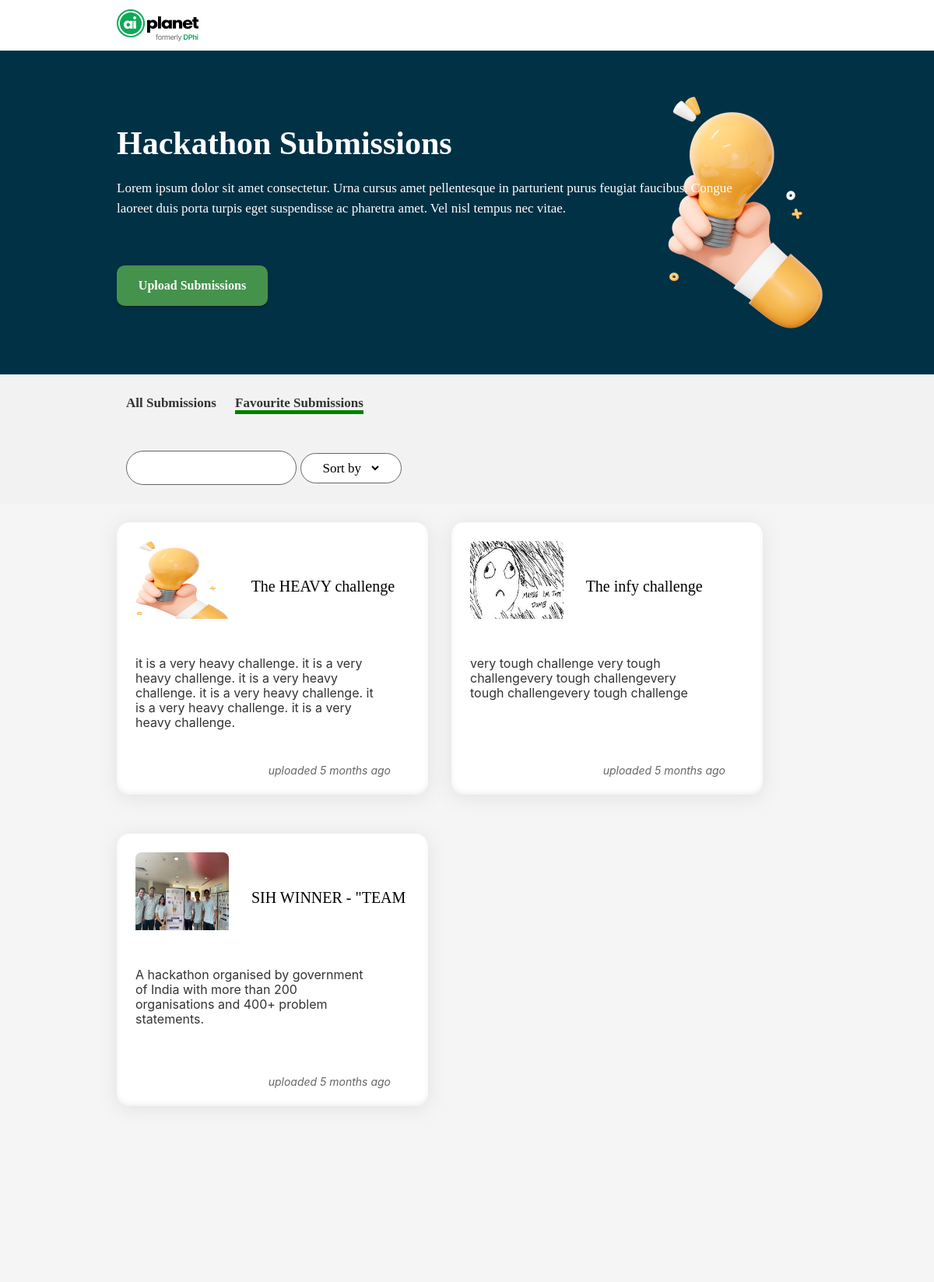
/favourite/, run on the app's committed database.
### home/models.py (models this page shows, shortened)
class submission(models.Model):
    id = models.AutoField('id',primary_key=True)
    flag=models.BooleanField('flag')
    pub_date = models.DateTimeField(auto_now_add= True)
    last_edited= models.DateTimeField(auto_now= True)
    Title=models.CharField('title',blank=False,max_length=200)
    Summary=models.CharField('summary',blank=True,max_length=500)
    Description=models.TextField('summary',blank=True)
    Hackathon_name=models.CharField('hackathonname',blank=False,max_length=200)
    Hackathon_startdate=models.DateField('hackathonstartdate',blank=False)
    Hackathon_enddate=models.DateField('hackathonenddate',blank=False)
    Github=models.URLField('github')
    Other=models.URLField('others',blank=True)
    image=models.ImageField(upload_to="", default=None)
    def whenpublished(self):
       now = timezone.now()
       diff= now - self.pub_date
       if diff.days == 0 and diff.seconds >= 0 and diff.seconds < 60:
           seconds= diff.seconds
           if seconds == 1:
               return "uploaded " + str(seconds) +  "second ago"
           else:
               return "uploaded " + str(seconds) + " seconds ago"
       if diff.days == 0 and diff.seconds >= 60 and diff.seconds < 3600:
           minutes= math.floor(diff.seconds/60)
           if minutes == 1:
               return "uploaded " + str(minutes) + " minute ago"
           else:
               return "uploaded " + str(minutes) + " minutes ago"
       if diff.days == 0 and diff.seconds >= 3600 and diff.seconds < 86400:
           hours= math.floor(diff.seconds/3600)
           if hours == 1:
               return "uploaded " + str(hours) + " hour ago"
           else:
               return "uploaded " + str(hours) + " hours ago"
       if diff.days >= 1 and diff.days < 30:
           days= diff.days
           if days == 1:
               return "uploaded " + str(days) + " day ago"
           else:
               return "uploaded " + str(days) + " days ago"
       if diff.days >= 30 and diff.days < 365:
           months= math.floor(diff.days/30)
           if months == 1:
               return "uploaded " + str(months) + " month ago"
           else:
               return "uploaded " + str(months) + " months ago"

### home/views.py (the view)
# urls.py: path('favourite/', views.favourite, name="favourite"),
def favourite(request):
     selected_option = request.session.get('selected_option')
     hdata=submission.objects.all()
     hdata=submission.objects.all()
     n=len(hdata)
     hndata=[]
     for k in hdata:
          if k.flag==1:
               hndata.append(k)
     return render(request, "index.html",{'posts':hndata,'selected_option': selected_option,'active_link': "FAV"})

### templates/index.html (shortened to what this page needs)
{% load static %}
<!DOCTYPE html>
<html lang="en">
<head>
    <link href="https://cdn.jsdelivr.net/npm/bootstrap@5.3.0-alpha3/dist/css/bootstrap.min.css" rel="stylesheet">
    <link rel="stylesheet" href="../static/css/bootstrap.min.css">
    <link rel="stylesheet" href="{% static 'css/index.css' %}">
</head>
<body>
    <div class="header-container">
        <a href="/">
        <img src="{% static 'images/AI Planet Logo.png' %}" alt="logo"></a>
    </div>
    <div class="banner">
        <div class="banner-head">
            Hackathon Submissions
        </div>
        <img class="banner-logo" src="{% static 'images/banner-logo.png' %}" alt="banner">
        <div class="banner-desc">
            Lorem ipsum dolor sit amet consectetur. Urna cursus amet pellentesque in parturient purus feugiat faucibus. Congue laoreet duis porta turpis eget suspendisse ac pharetra amet. Vel nisl tempus nec vitae.
        </div>
        <a href="/upload/" class="banner-button">Upload Submissions</a>
    </div>
    <div class="navbar">
        <div class="navbar-left">
          <a href="/" class="active" id="allSubmissionsLink">All Submissions</a>
          <a href="/favourite/" id="favoriteSubmissionsLink">Favourite Submissions</a>
        </div>
        <div class="navbar-right">
            <form action="/search/" method="POST" id="myform"> {% csrf_token %}
                <input type="text" id="search-query" name="search-query" namespace="Search">
            <div class="dropdown">
            <select id="order" name="order">
              <option value="none" {% if selected_option != 'newest' and selected_option != 'oldest' %} selected {% endif %}>Sort by</option>
            </select>
            </div>
        </form>
        </div>
      </div>
    <div class="card-contain">
        {% if posts%}
        {% for i in posts|slice:"0:"%}
        <a href="/card/{{i.id}}">
        <div class="card-item">
            <div class="card-head">
                <img src="{{i.image.url}}" class="card-icon" alt="card-logo">
                {{i.Title}}
            </div>
            <div class="card-desc">
                {{i.Summary}}
            </div>
            <div class="card-foot" >{{i.whenpublished}}
            </div>
        </div>
        </a>
        {% endfor %}
        {% else %}
        <div class="card-item">
            NO CARDS FOUND
        </div>
        {% endif %}
    </div>
</body>
</html>

### static/css/index.css (style rules this page uses)
body { padding: 0; margin: 0; }
.header-container { padding: 12px 50px; margin-left: 100px; }
.banner { background: #003145; color: #fff; height: 416px; padding: 0; margin: 0 0; }
.banner-logo { float: right; height: 300px; margin: 58px 142.11px 58px 0; }
.banner-head { display: inline; position: absolute; margin: 88px 0px 0px 150px; font-family: 'Poppins'; font-style: normal; font-weight: 600; font-size: 42px; line-height: 63px; }
.banner-desc { display: inline; position: absolute; width: 792px; margin: 164px 0px 0px 150px; font-family: 'Poppins'; font-style: normal; font-weight: 500; font-size: 17px; line-height: 26px; color: #FFFFFF; }
.banner-button { position: absolute; margin: 276px 0px 0px 150px; width: 194px; height: 52px; padding: 12px 18px; text-align: center; font-family: 'Poppins'; font-style: normal; font-weight: 600; font-size: 16px; line-height: 175%; color: #FFFFFF; background: #44924C; box-shadow: 0px 3px 1px -2px rgba(0, 0, 0, 0.2), 0px 2px 2px rgba(0, 0, 0, 0.14), 0px 1px 5px rgba(0, 0, 0, 0.12); border-radius: 10px; }
.card-contain { position: relative; height: 1000px; background: #F5F5F5; padding: 24px 150px; margin: 0; }
.card-item { float: left; background: #FFFFFF; box-shadow: 0px 3px 24px rgba(132, 132, 132, 0.16), inset 0px -3px 6px rgba(0, 0, 0, 0.06); border-radius: 16px; padding: 24px 24px; width: 400px; height: 350px; margin: 0px 30px 50px 0px; }
.card-head { overflow:hidden; height: 100px; border-radius: 0px 0px; font-family: 'Poppins'; font-style: normal; font-weight: 500; font-size: 20px; line-height: 30px; }
.card-icon { border-radius: 8px; width: 120px; height: 120px; margin-right: 24px; }
.card-desc { width: 312px; height: 90px; margin: 48px 0px; font-family: 'Inter'; font-style: normal; font-weight: 400; font-size: 16px; line-height: 19px; color: #333333; }
.card-foot { float: right; padding: 0px 24px; font-family: 'Inter'; font-style: italic; font-weight: 400; font-size: 14px; line-height: 17px; color: #666666; }
div.card-contain a { color: #000000; text-decoration: none; }
.navbar { display: flex; justify-content: space-between; align-items: center; background-color: #f2f2f2; padding: 0 20px; }
.navbar-left, .navbar-right { padding: 24px 142px; }
.navbar-left a { text-decoration: none; color: #333; font-weight: bold; margin-right: 20px; border-bottom: 5px solid transparent; }
.navbar-left a.active { border-bottom-color: green; }
.navbar-right form { display: flex; align-items: center; }
.navbar-right input[type="text"] { padding: 8px; border: none; border-radius: 5px; margin-right: 10px; }
.navbar-right select { padding: 8px; border: none; border-radius: 24px; background-color: #fff; margin-right: 10px; }
.navbar { display: flex; justify-content: space-between; align-items: center; background-color: #f2f2f2; padding: 0 20px; font-family: 'Poppins'; font-style: normal; font-weight: 500; font-size: 17px; line-height: 26px; text-align: center; color: #333333; }
.dropdown { border-width: 1px; border-style: solid; border-color: #666666; border-radius: 24px; width: 130px; background: rgb(255, 255, 255); }

### data on the page
submission: image (picture), Title "The HEAVY challenge", Summary "it is a very heavy challenge. it is a very heavy challenge. it is a very heavy challenge. it is a very heavy challenge. it is a very heavy challenge. it is a very heavy challenge.", whenpublished "uploaded 5 months ago"
submission: image (picture), Title "The infy challenge", Summary "very tough challenge very tough challengevery tough challengevery tough challengevery tough challenge", whenpublished "uploaded 5 months ago"
submission: image (picture), Title "SIH WINNER - \"TEAM…", Summary "A hackathon organised by government of India with more than 200 organisations and 400+ problem statements.", whenpublished "uploaded 5 months ago"
